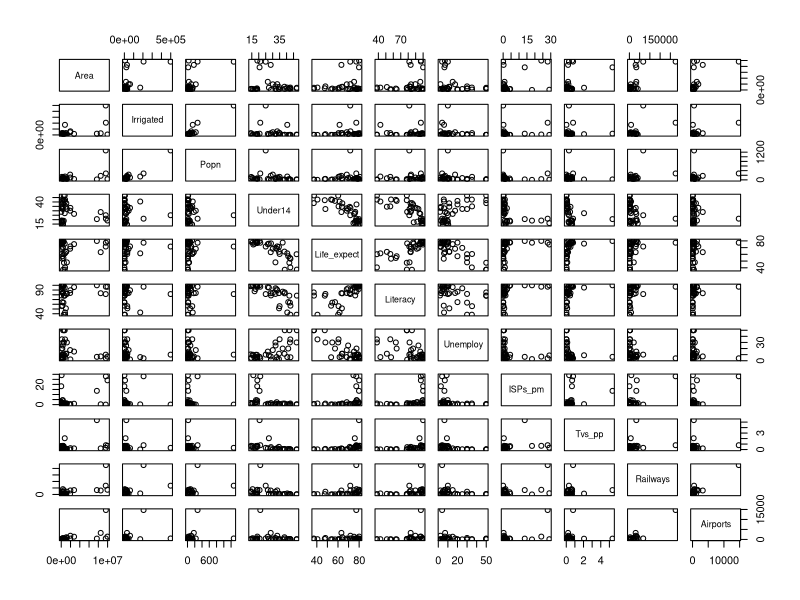
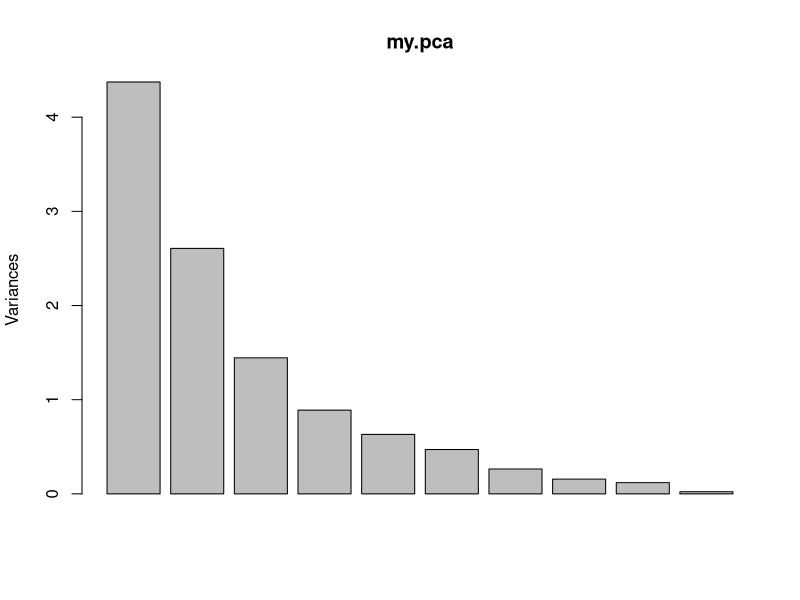
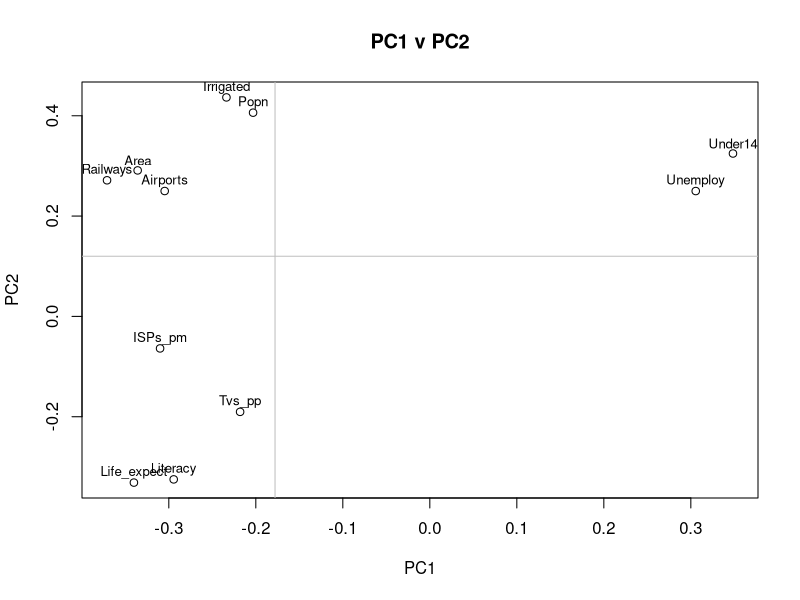
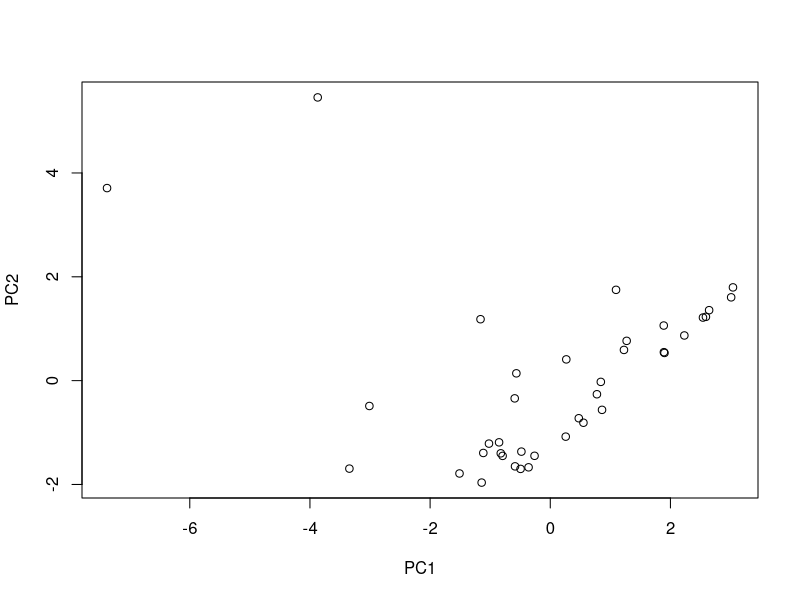

Write R code to recreate these figures, in order.
myData <- read.csv("W2/data/Countries.csv")
attach(myData)


noNames <- myData[,3:13]
noId <- myData[,2:13]

#Note down any particularly interesting points from your exploratory analysis
summary(noNames)

#Scales are very different, we should consider using correlation insteand of cov
#matrix.
#Also measurement units are different.


#Real Answer
#Railways and Airports have extremes, mean 18015 vs max 225750 for railways and 
#mean 790 , max 14k for airports(USA)
#Also, some regions underrepresented
#Africa          Asia        Europe   Middle.East North.America       Oceania 
#8             9             9             3             3             2 
#South.America 
#4 
table(noId[,1])
#Finally , some relationships using pairs
pairs(noNames)
#Literacy vs life expectancy
#aged under 14 vs high unemployment
#

round(cov(noNames),2)
#no spatial data
#Different scales 
#Different measurement units

#---------------------------------PCA------------------------------
my.pca <- prcomp(noNames,scale=T)
my.pca
#What default output from your analysis is produced by printing your object 
#->Unscaled 
# -> sqrt of eigenvalues + PCA's
my.lambdas <- my.pca$sdev^2
my.lambdas

#λ1=4.37367709 
#λ2=2.60683233 
#λ3=#1.44464096 
#λ4=0.88939989 
#λ5=0.63179233 
#λ6=0.47092390 
#λ7=0.26467701 
#λ8=0.15695296 
#λ9=0.11949640 
#λ10=0.02325272 
#λ11=0.01835443

#Why are there eleven eigenvalues and principal components?
#->Because k=11 , n>k
#What additional output to you obtain by using the summary function
summary(my.pca)
#->Proportion of variance and Cumulative proportion of variance
#Consider your summary output, focusing on the cumulative proportions how many principal components should be interpreted
#->3 or 4 could be argued, less than 3 is to small variance, more than 4 , the gains of the extra dimension 
#->cannot justify the extra dimension
#-> Also -> we can keep all pc's with variance >1 if we work with corellation matrix, thats because mean of variance = 1
#-> if we keep >1 , we keep the biggest variances -> this suggests to keep PCA's 1 to 3
plot(my.pca,type='b',pch=19)

#---------------------------------Loadings Plots -------------------------------------------
#Plot PC1 vs PC2 and intepret
plot(my.pca$rotation[,1:2],main = 'PC1 v PC2')
abline(v=mean(my.pca$rotation[,1]),h=mean(my.pca$rotation[,2]),lty=1,col='grey')
text(my.pca$rotation[,1],my.pca$rotation[,2]+0.02,rownames(my.pca$rotation),cex=0.8)
my.pca$rotation

#Done
countries.scores <- predict(my.pca)[,1:3]
plot(countries.scores[,1:2])
